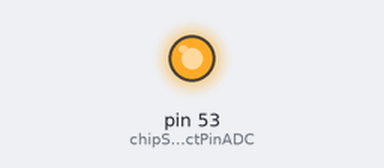
A sketch run on a simulated Arduino Mega 2560, built with avr-gcc and run on an emulated ATmega2560. Shown: output pins drawn as LEDs (lit = HIGH). What the sketch prints to the serial monitor is not drawn.

Above: at 0.1 s.
Timing chart, 0 to 1.6 s (numbered marks = the images above):
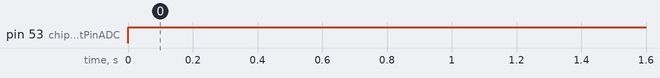

Measured:
- by itself, pin 53 (chipSelectPinADC): LOW → HIGH at 0.00 s

The sketch:

ok_courant.ino
```cpp
//include <LiquidCrystal.h>
// mesure courant arduino mega avec current click
#include <SPI.h>

const int chipSelectPinADC = 53; //Using pin 9, but pin 10 would also be fine
unsigned int result = 0;       //Use 16-bits to store the 12-bit result
byte inByte = 0;
int z =0;
unsigned long y = 0;
unsigned int result2 = 0;
//LiquidCrystal lcd(3, 4, 2, 5, 6, 7);
void setup() {
//  lcd.begin(16, 2);
Serial.begin(9600);
  SPI.begin();
  SPI.setBitOrder(MSBFIRST);           //How to read in SPI data, most significant bit first
  pinMode(chipSelectPinADC, OUTPUT);      //select the pin to control the MCP3201
  digitalWrite(chipSelectPinADC, HIGH);   //set the pin high at initialize
}

void loop() {
//lcd.clear();
result = 0;
digitalWrite(chipSelectPinADC, LOW);  //Tell the MCP3201 to start sending data
result = SPI.transfer(0x00);          //Read in the first 8 bits of data
result = result << 8;                 //Shift the data left so there is room for the next 8 bits
inByte = SPI.transfer(0x00);          //Read in the last 8 data bits from the MCP3201
result = result | inByte;             //Combine all the data into one value
digitalWrite(chipSelectPinADC, HIGH); //Tell the MCP3201 to wait for your next data request
result = result >> 1 ;                //Shift the result right 1 bit since bit 0 is blank data
result = result & 0b0000111111111111; //Only look at the right 12 bits of the data for a value
//lcd.setCursor(0, 1);
//lcd.print(result);
result=result/40;
Serial.println(result);
delay(500);
}
```
